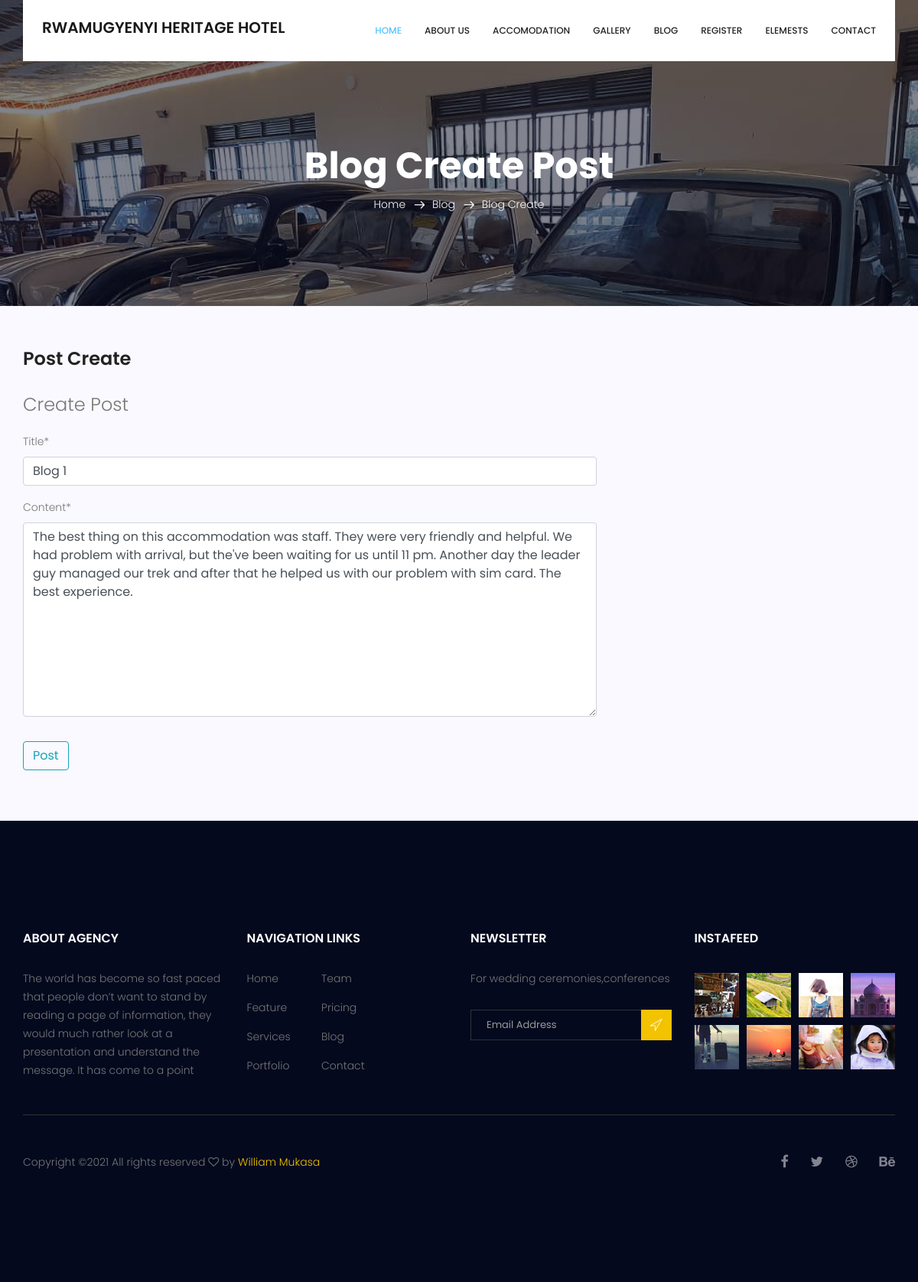
Page /post/1/update (signed in) on the committed database.
### main/models.py (models this page shows, shortened)
class Post(models.Model):
    title = models.CharField(max_length=100)
    content = models.TextField()
    date_posted = models.DateTimeField(default=timezone.now)
    author = models.ForeignKey(User,on_delete=models.CASCADE)

### main/views.py (the view, shortened to what this page needs)
# urls.py: path('post/<int:pk>/update', PostUpdateView.as_view(), name="post-update"),
class PostUpdateView(LoginRequiredMixin,UserPassesTestMixin,UpdateView):
	model = Post
	fields =['title','content']
	def test_func(self):
		post = self.get_object()
		if self.request.user ==post.author:
			return True
		return False

### main/templates/main/post_form.html (shortened to what this page needs)
{% extends "main/base.html" %}
{% load crispy_forms_tags %}
{% block content %}
        <section class="breadcrumb_area blog_banner_two">
            <div class="overlay bg-parallax" data-stellar-ratio="0.8" data-stellar-vertical-offset="0" data-background=""></div>
            <div class="container">
                <div class="page-cover text-center">
                    <h2 class="page-cover-tittle f_48">Blog Create Post</h2>
                    <ol class="breadcrumb">
                        <li><a href="index.html">Home</a></li>
                        <li><a href="blog.html">Blog</a></li>
                        <li class="active">Blog Create</li>
                    </ol>
                </div>
            </div>
        </section>
<div class="whole-wrap">
    <div class="container">
<div class="section-top-border">
    <div class="row">
        <div class="col-lg-8 col-md-8">
            <h3 class="mb-30 title_color">Post Create</h3>
            <form method="POST">
                <fieldset class="form-group">
                    <legend class="border-bottom mb-4">Create Post</legend>
                    {{ form | crispy }}
                </fieldset>
                <div class="form-group">
                    <button class="btn btn-outline-info" type="submit">Post</button>
                </div>
            </form>
        </div>
        <div class="col-lg-3 col-md-4 mt-sm-30 element-wrap">
    </div>
</div>
</div>
</div>
{% endblock content %}

### main/templates/main/base.html (shortened to what this page needs)
{% load static %}
<!doctype html>
<html lang="en">
    <head>
        <link rel="stylesheet" href="{% static 'css/bootstrap.css' %}">
        <link rel="stylesheet" href="{% static 'vendors/linericon/style.css' %}">
        <link rel="stylesheet" href="{% static 'css/font-awesome.min.css' %}">
        <link rel="stylesheet" href="{% static 'vendors/owl-carousel/owl.carousel.min.css' %}">
        <link rel="stylesheet" href="{% static 'vendors/bootstrap-datepicker/bootstrap-datetimepicker.min.css' %}">
        <link rel="stylesheet" href="{% static 'vendors/nice-select/css/nice-select.css' %}">
        <link rel="stylesheet" href="{% static 'vendors/owl-carousel/owl.carousel.min.css' %}">
        <link rel="stylesheet" type="text/css" href="{% static 'css/style.css' %}">
        <link rel="stylesheet" href="{% static 'css/responsive.css' %}">
    </head>
    <body>
        <header class="header_area">
            <div class="container">
                <nav class="navbar navbar-expand-lg navbar-light">
                  <h1> <a class="navbar-brand logo_h" href="{% url 'hotel-home'%}">
                        RWAMUGYENYI HERITAGE HOTEL
                    </a></h1>
                    <div class="collapse navbar-collapse offset" id="navbarSupportedContent">
                        <ul class="nav navbar-nav menu_nav ml-auto">
                            <li class="nav-item active"><a class="nav-link" href="{% url 'hotel-home'%}">Home</a></li>
                            <li class="nav-item"><a class="nav-link" href="{% url 'hotel-about'%}">About us</a></li>
                            <li class="nav-item"><a class="nav-link" href="#">Accomodation</a></li>
                            <li class="nav-item"><a class="nav-link" href="#">Gallery</a></li>
                            <li class="nav-item submenu dropdown">
                                <a href="{% url 'hotel-blog'%}" class="nav-link dropdown-toggle" data-toggle="dropdown" role="button" aria-haspopup="true" aria-expanded="false">Blog</a>
                            </li>
                            <li class="nav-item submenu dropdown">
                                <a href="#" class="nav-link dropdown-toggle" data-toggle="dropdown" role="button" aria-haspopup="true" aria-expanded="false">Register</a>
                            </li>
                            <li class="nav-item"><a class="nav-link" href="#">Elemests</a></li>
                            <li class="nav-item"><a class="nav-link" href="#">Contact</a></li>
                        </ul>
                    </div>
                </nav>
            </div>
        </header>
            {% block content %}{% endblock content %}
        <footer class="footer-area section_gap">
            <div class="container">
                <div class="row">
                    <div class="col-lg-3  col-md-6 col-sm-6">
                        <div class="single-footer-widget">
                            <h6 class="footer_title">About Agency</h6>
                            <p>The world has become so fast paced that people don’t want to stand by reading a page of information, they would much rather look at a presentation and understand the message. It has come to a point </p>
                        </div>
                    </div>
                    <div class="col-lg-3 col-md-6 col-sm-6">
                        <div class="single-footer-widget">
                            <h6 class="footer_title">Navigation Links</h6>
                            <div class="row">
                                <div class="col-4">
                                    <ul class="list_style">
                                        <li><a href="#">Home</a></li>
                                        <li><a href="#">Feature</a></li>
                                        <li><a href="#">Services</a></li>
                                        <li><a href="#">Portfolio</a></li>
                                    </ul>
                                </div>
                                <div class="col-4">
                                    <ul class="list_style">
                                        <li><a href="#">Team</a></li>
                                        <li><a href="#">Pricing</a></li>
                                        <li><a href="#">Blog</a></li>
                                        <li><a href="#">Contact</a></li>
                                    </ul>
                                </div>
                            </div>
                        </div>
                    </div>
                    <div class="col-lg-3 col-md-6 col-sm-6">
                        <div class="single-footer-widget">
                            <h6 class="footer_title">Newsletter</h6>
                            <p>For wedding ceremonies,conferences </p>
                            <div id="mc_embed_signup">
                                <form target="_blank" action="https://spondonit.us12.list-manage.com/subscribe/post?u=1462626880ade1ac87bd9c93a&amp;id=92a4423d01" method="get" class="subscribe_form relative">
                                    <div class="input-group d-flex flex-row">
                                        <input name="EMAIL" placeholder="Email Address" onfocus="this.placeholder = ''" onblur="this.placeholder = 'Email Address '" required="" type="email">
                                        <button class="btn sub-btn"><span class="lnr lnr-location"></span></button>
                                    </div>
                                </form>
                            </div>
                        </div>
                    </div>
                    <div class="col-lg-3 col-md-6 col-sm-6">
                        <div class="single-footer-widget instafeed">
                            <h6 class="footer_title">InstaFeed</h6>
                            <ul class="list_style instafeed d-flex flex-wrap">
                                <li><img src="{% static 'image/instagram/img1.jpg' %}" alt=""></li>
                                <li><img src="{% static 'image/instagram/Image-02.jpg' %}" alt=""></li>
                                <li><img src="{% static 'image/instagram/Image-03.jpg' %}" alt=""></li>
                                <li><img src="{% static 'image/instagram/Image-04.jpg' %}" alt=""></li>
                                <li><img src="{% static 'image/instagram/Image-05.jpg' %}" alt=""></li>
                                <li><img src="{% static 'image/instagram/Image-06.jpg' %}" alt=""></li>
                                <li><img src="{% static 'image/instagram/Image-07.jpg' %}" alt=""></li>
                                <li><img src="{% static 'image/instagram/Image-08.jpg' %}" alt=""></li>
                            </ul>
                        </div>
                    </div>
                </div>
                <div class="border_line"></div>
                <div class="row footer-bottom d-flex justify-content-between align-items-center">
                    <p class="col-lg-8 col-sm-12 footer-text m-0">
Copyright &copy;<script>document.write(new Date().getFullYear());</script> All rights reserved <i class="fa fa-heart-o" aria-hidden="true"></i> by <a href="https://colorlib.com" target="_blank">William Mukasa</a>
</p>
                    <div class="col-lg-4 col-sm-12 footer-social">
                        <a href="#"><i class="fa fa-facebook"></i></a>
                        <a href="#"><i class="fa fa-twitter"></i></a>
                        <a href="#"><i class="fa fa-dribbble"></i></a>
                        <a href="#"><i class="fa fa-behance"></i></a>
                    </div>
                </div>
            </div>
        </footer>
    </body>
</html>

### main/static/css/style.css (style rules this page uses)
.list_style { list-style: none; margin: 0px; padding: 0px; }
a { text-decoration: none; -webkit-transition: all 0.3s ease-in-out; -o-transition: all 0.3s ease-in-out; transition: all 0.3s ease-in-out; }
body { line-height: 24px; font-size: 14px; font-family: "Poppins", sans-serif; font-weight: 300; color: #777777; }
section { background: #fff; }
h1, h2, h3, h4, h5, h6 { font-family: "Poppins", sans-serif; font-weight: 600; }
@media (min-width: 1200px) { .container { max-width: 1170px; } }
.section_gap { padding: 120px 0; }
.title_color { color: #222222; }
.header_area { position: absolute; top: 0; left: 0; width: 100%; z-index: 20; }
.navbar { padding: 0px; border: 0px; border-radius: 0px; }
.navbar { background: #fff; padding: 0px 25px; }
.navbar .logo_h { padding-top: 0px; }
.navbar .menu_nav .nav-item .nav-link { font: 500 12px/80px "Poppins", sans-serif; color: #222222; text-transform: uppercase; padding: 0px; }
.navbar .menu_nav .nav-item .nav-link:after { display: none; }
.navbar .menu_nav .nav-item:hover .nav-link, .navbar .menu_nav .nav-item.active .nav-link { color: #52c5fd; }
.navbar .menu_nav .nav-item.submenu { position: relative; }
.navbar .menu_nav .nav-item + li { margin-left: 30px; }
.overlay { position: absolute; left: 0; right: 0; top: 0; height: 125%; bottom: 0; z-index: -1; }
.breadcrumb_area { position: relative; padding: 172px 0px 84px; background: #04091e; z-index: 1; overflow: hidden; }
.breadcrumb_area .bg-parallax { background: url("../image/joinUs.jpeg") no-repeat scroll center 0/cover; opacity: 0.50; z-index: -1; }
.page-cover-tittle { display: block; font-size: 36px; line-height: 45px; color: #fff; }
.breadcrumb { text-align: center; background: transparent; padding: 0px; display: inline-block; }
.breadcrumb li { display: inline-block; color: #fff; }
.breadcrumb li a { color: #fff; }
.breadcrumb li + li:before { content: "\e87a"; font-family: 'Linearicons-Free'; font-size: 14px; font-weight: 600; vertical-align: middle; margin: 0px 10px 0px 7px; }
.f_48 { font-size: 48px; line-height: 60px; font-weight: 700; }
.blog_banner_two { padding: 187px 0px 104px; }
.blog_banner_two .bg-parallax { background: url(../image/banner/image12.jpeg) no-repeat scroll center top/cover; }
.mb-30 { margin-bottom: 30px; }
.whole-wrap { background-color: #f9f9ff; }
.section-top-border { padding: 50px 0; border-top: 1px dotted #eee; }
h1 { font-size: 36px; }
h2 { font-size: 30px; }
h3 { font-size: 24px; }
h6 { font-size: 14px; }
h1, h2, h3, h4, h5, h6 { line-height: 1.5em; }
.footer-area { background: #04091e; padding: 142px 0px; }
.single-footer-widget ul li a { line-height: 25px; display: inline-block; color: #777; -webkit-transition: all 0.3s linear; -o-transition: all 0.3s linear; transition: all 0.3s linear; margin-bottom: 13px; }
.single-footer-widget .instafeed { margin-left: -5px; margin-right: -5px; }
.single-footer-widget .instafeed li { margin: 5px; }
.single-footer-widget .subscribe_form { padding-top: 13px; }
.single-footer-widget .input-group { display: block !important; }
.single-footer-widget input { width: 100%; border: 1px solid #333333; font-size: 13px; line-height: 30px; padding-right: 40px; height: 40px; color: #999999; background: transparent; padding-left: 20px; }
.single-footer-widget .sub-btn { background: #f3c300; color: #fff; font-weight: 300; border-radius: 0; line-height: 34px; padding: 4px 11px 0px; cursor: pointer; position: absolute; right: 0px; top: 0px; }
.footer_title { font-size: 16px; line-height: 24px; font-weight: 600; color: #fff; text-transform: uppercase; margin-bottom: 28px; }
.border_line { width: 100%; height: 1px; background: #333333; margin-top: 30px; }
.footer-bottom { padding-top: 46px; }
.footer-bottom .footer-text a { color: #f3c300; }
.footer-bottom .footer-social { text-align: right; }
.footer-bottom .footer-social a { font-size: 18px; line-height: 30px; color: #82848f; margin-left: 25px; -webkit-transition: all 0.3s linear; -o-transition: all 0.3s linear; transition: all 0.3s linear; }

### rows in the picture
Post: title "Blog 1", content "The best thing on this accommodation was staff. They were very friendly and helpful. We had problem with arrival, but the've been waiting for us until 11 pm. Another day the leader guy managed our trek and after that he helped us with our problem with sim card. The best experience."
